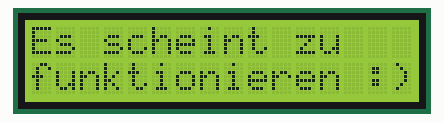
This program was run on a simulated Raspberry Pi (BCM pin numbers). Shown: 16×2 character LCD. At 9.4 s the program stops and its outputs stay as they are.

Above: at 0.2 s.
At 1.77 s:
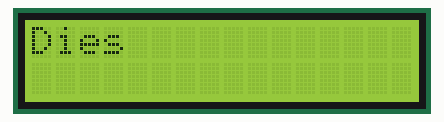
At 2.4 s:
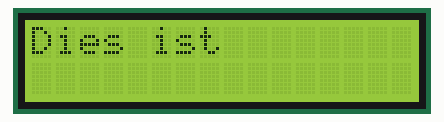
At 3.57 s:
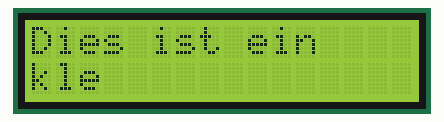
At 4.5 s:
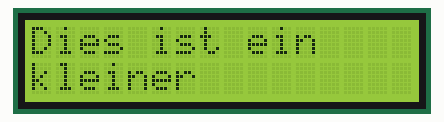
At 5.4 s:
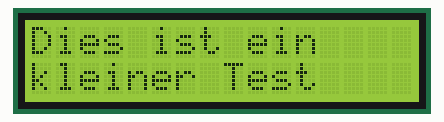

Measured:
- what the display in image 0 shows lasts 1.0 s, from 0.1 s to 1.1 s

The program:

hd44780.py
```python
#!/usr/bin/env python3
import time
import RPi.GPIO as GPIO

"""
HD44780 compatible display driver for 4 bit mode
RW select is set to write for convenience (use it for more professional projects)
Manuel Planton 2019
"""

class HD44780:
    WIDTH = 16          # characters per line
    LINE_1 = 0x80       # set DDRAM address to beginning of line 1
    LINE_2 = 0xC0       # set DDRAM address to beginning of line 2
    CHR = GPIO.HIGH     # register select on = R/W DDRAM or CGRAM
    CMD = GPIO.LOW      # all other commands
    E_PULSE = 0.0005
    E_DELAY = 0.0005

    def __init__(self, rs, e, d4, d5, d6, d7):
        # set GPIO Pins
        self.rs = rs # regsiter select
        self.e  = e # enable
        self.d4 = d4
        self.d5 = d5
        self.d6 = d6
        self.d7 = d7
        # initialisation
        self.pins_init()
        self.display_init()

    def send_byte(self, bits, mode):
        # send high nibble

        # set pins to low
        GPIO.output(self.rs, mode)
        GPIO.output(self.d4, GPIO.LOW)
        GPIO.output(self.d5, GPIO.LOW)
        GPIO.output(self.d6, GPIO.LOW)
        GPIO.output(self.d7, GPIO.LOW)

        # set ones
        if bits & 0x10 == 0x10:
            GPIO.output(self.d4, GPIO.HIGH)
        if bits & 0x20 == 0x20:
            GPIO.output(self.d5, GPIO.HIGH)
        if bits & 0x40 == 0x40:
            GPIO.output(self.d6, GPIO.HIGH)
        if bits & 0x80 == 0x80:
            GPIO.output(self.d7, GPIO.HIGH)
        time.sleep(self.E_DELAY)
        GPIO.output(self.e, GPIO.HIGH)
        time.sleep(self.E_PULSE)
        GPIO.output(self.e, GPIO.LOW)
        time.sleep(self.E_DELAY)


        # send low nibble

        GPIO.output(self.d4, GPIO.LOW)
        GPIO.output(self.d5, GPIO.LOW)
        GPIO.output(self.d6, GPIO.LOW)
        GPIO.output(self.d7, GPIO.LOW)

        # set ones
        if bits&0x01==0x01:
            GPIO.output(self.d4, GPIO.HIGH)
        if bits&0x02==0x02:
            GPIO.output(self.d5, GPIO.HIGH)
        if bits&0x04==0x04:
            GPIO.output(self.d6, GPIO.HIGH)
        if bits&0x08==0x08:
            GPIO.output(self.d7, GPIO.HIGH)
        time.sleep(self.E_DELAY)
        GPIO.output(self.e, GPIO.HIGH)
        time.sleep(self.E_PULSE)
        GPIO.output(self.e, GPIO.LOW)
        time.sleep(self.E_DELAY)

    def display_init(self):
        self.send_byte(0x33, self.CMD) # function set
        self.send_byte(0x32, self.CMD) # function set
        self.send_byte(0x28, self.CMD) # function set to 4 bit mode
        self.send_byte(0x0C, self.CMD) # display on
        self.send_byte(0x06, self.CMD) # entry mode set
        self.send_byte(0x01, self.CMD) # clear display

    def message(self, line, message):
        message = message.ljust(self.WIDTH," ")
        self.send_byte(line, self.CMD)
        for i in range(self.WIDTH):
            self.send_byte(ord(message[i]),self.CHR)


    def pins_init(self):
        GPIO.setmode(GPIO.BCM)
        GPIO.setwarnings(False)
        GPIO.setup(self.e, GPIO.OUT)
        GPIO.setup(self.rs, GPIO.OUT)
        GPIO.setup(self.d4, GPIO.OUT)
        GPIO.setup(self.d5, GPIO.OUT)
        GPIO.setup(self.d6, GPIO.OUT)
        GPIO.setup(self.d7, GPIO.OUT)

if __name__ == '__main__':
    disp = HD44780(rs=4, e=17, d4=18, d5=22, d6=23, d7=24)

    disp.message(disp.LINE_1, "Es scheint zu")
    disp.message(disp.LINE_2, "funktionieren :)")

    time.sleep(1)

    msg1 = "Dies ist ein"
    msg2 = "kleiner Test"
    for i in range(len(msg1)):
        disp.message(disp.LINE_1, msg1[:i+1])
        disp.message(disp.LINE_2, "")
        time.sleep(0.05)
    for i in range(len(msg2)):
        disp.message(disp.LINE_1, msg1)
        disp.message(disp.LINE_2, msg2[:i+1])
        time.sleep(0.1)

    time.sleep(4)
    GPIO.cleanup()
```
